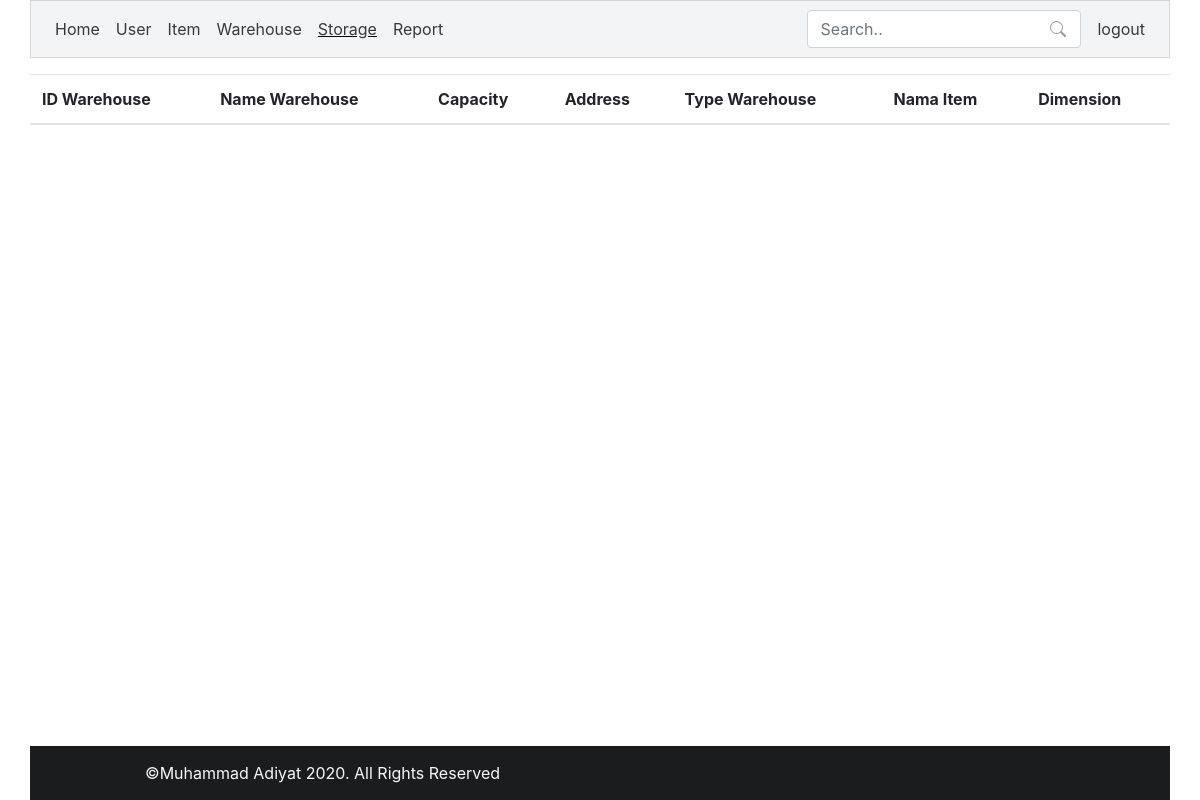
/?p=storage (signed in), run on an earlier commit of the app's database.
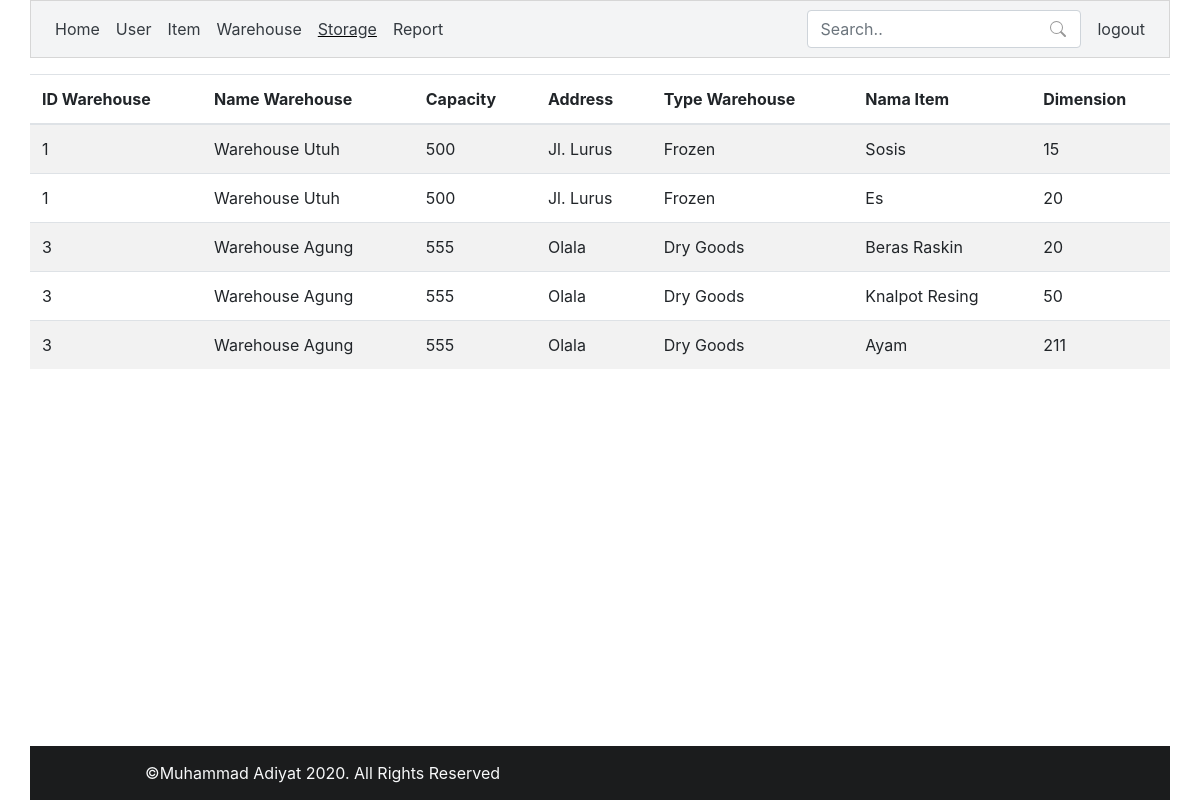
And on a later commit of the database.
### tables this page shows
CREATE TABLE `m_item` (
  `id_item` int(11) NOT NULL,
  `name` varchar(45) NOT NULL,
  `dimensions` int(11) NOT NULL,
  `id_typeitem` int(11) NOT NULL
);

CREATE TABLE `m_warehouse` (
  `id_warehouse` int(11) NOT NULL,
  `name` varchar(45) NOT NULL,
  `capacity` int(11) NOT NULL,
  `address` varchar(45) NOT NULL,
  `id_typewarehouse` int(11) NOT NULL
);

CREATE TABLE `m_typewarehouse` (
  `id_typewarehouse` int(11) NOT NULL,
  `nametype` varchar(45) NOT NULL
);

### class/init.php (called while the page is built)
<?php
require_once 'database.php';
$db = new database();

### class/database.php (called while the page is built, shortened)
<?php
class database
{
    private $db_host = "localhost";
    private $db_username = "root";
    private $db_password = "";
    private $db_name = "db_logistik";
    public function __construct()
    {
        $this->conn = mysqli_connect($this->db_host, $this->db_username, $this->db_password, $this->db_name);
    }
    public function select($query)
    {
        $result = mysqli_query($this->conn, $query);
        $rows = [];
        while ($row = mysqli_fetch_assoc($result)) {
            $rows[] = $row;
        }
        return $rows;
    }
}

### template/storage.php (the view)
<?php
$sql = "SELECT `m_item`.*,`m_item`.`name` AS `item_name`, `m_warehouse`.*, `m_warehouse`.`name` AS `warehouse_name`, `m_typewarehouse`.`nametype` AS `type_warehouse`
FROM `m_warehousestorage`
INNER JOIN `m_item`
ON `m_warehousestorage`.`id_item`= `m_item`.`id_item`
INNER JOIN `m_warehouse`
ON `m_warehousestorage`.`id_warehouse` = `m_warehouse`.`id_warehouse`
INNER JOIN `m_typewarehouse`
ON `m_warehouse`.`id_typewarehouse` = `m_typewarehouse`.`id_typewarehouse`";
$datas = $db->select($sql)
?>
<div class="container mb-3">
    <div class="row mt-3">
        <div class="col p-0">
            <table id="table" class="table table-hover table-striped">
                <thead>
                    <tr>
                        <th>ID Warehouse</th>
                        <th>Name Warehouse</th>
                        <th>Capacity</th>
                        <th>Address</th>
                        <th>Type Warehouse</th>
                        <th>Nama Item</th>
                        <th>Dimension</th>
                    </tr>
                </thead>
                <tbody>
                    <?php foreach ($datas as $data) : ?>
                        <tr>
                            <td><?= $data["id_warehouse"] ?></td>
                            <td><?= $data["warehouse_name"] ?></td>
                            <td><?= $data["capacity"] ?></td>
                            <td><?= $data["address"] ?></td>
                            <td><?= $data["type_warehouse"] ?></td>
                            <td><?= $data["item_name"] ?></td>
                            <td><?= $data["dimensions"] ?></td>
                        </tr>
                    <?php endforeach; ?>
                </tbody>
            </table>
        </div>
    </div>
</div>

What changed in the data, as far as the page shows it:
added m_item: m_warehouse.id_warehouse "1", m_warehouse.name "Warehouse Utuh", m_warehouse.capacity "500", m_warehouse.address "Jl. Lurus", m_typewarehouse.nametype "Frozen", name "Sosis", dimensions "15"
added m_item: m_warehouse.id_warehouse "1", m_warehouse.name "Warehouse Utuh", m_warehouse.capacity "500", m_warehouse.address "Jl. Lurus", m_typewarehouse.nametype "Frozen", name "Es", dimensions "20"
now on this page (row edited): m_item: m_warehouse.id_warehouse "3", m_warehouse.name "Warehouse Agung", m_warehouse.capacity "555", m_warehouse.address "Olala", m_typewarehouse.nametype "Dry Goods", name "Beras Raskin", dimensions "20"
now on this page (row edited): m_item: m_warehouse.id_warehouse "3", m_warehouse.name "Warehouse Agung", m_warehouse.capacity "555", m_warehouse.address "Olala", m_typewarehouse.nametype "Dry Goods", name "Knalpot Resing", dimensions "50"
added m_item: m_warehouse.id_warehouse "3", m_warehouse.name "Warehouse Agung", m_warehouse.capacity "555", m_warehouse.address "Olala", m_typewarehouse.nametype "Dry Goods", name "Ayam", dimensions "211"
